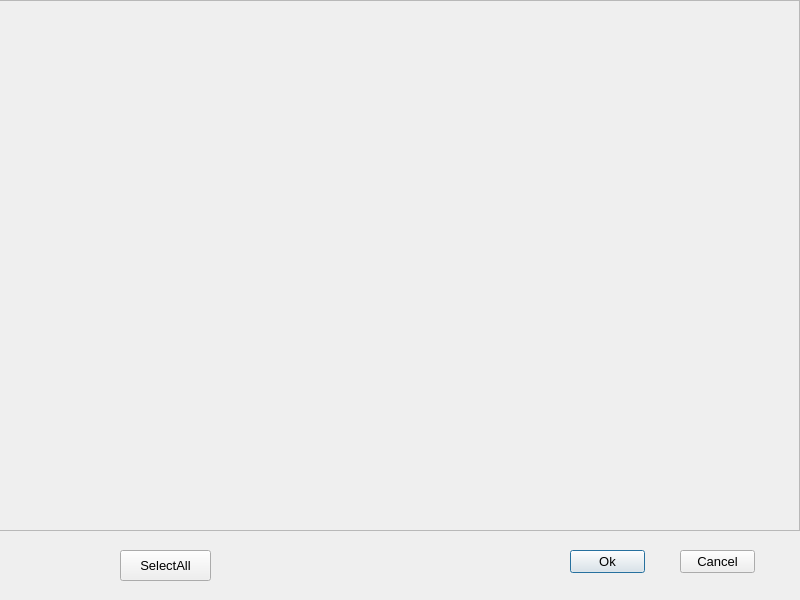
<?xml version="1.0" encoding="UTF-8"?>
<ui version="4.0">
 <class>CPixtureTailor</class>
 <widget class="QDialog" name="CPixtureTailor">
  <property name="geometry">
   <rect>
    <x>0</x>
    <y>0</y>
    <width>800</width>
    <height>600</height>
   </rect>
  </property>
  <property name="minimumSize">
   <size>
    <width>800</width>
    <height>600</height>
   </size>
  </property>
  <property name="maximumSize">
   <size>
    <width>800</width>
    <height>600</height>
   </size>
  </property>
  <property name="windowTitle">
   <string>CPixtureTailor</string>
  </property>
  <widget class="QPushButton" name="pushButton_ok">
   <property name="geometry">
    <rect>
     <x>570</x>
     <y>550</y>
     <width>75</width>
     <height>23</height>
    </rect>
   </property>
   <property name="font">
    <font>
     <pointsize>10</pointsize>
    </font>
   </property>
   <property name="text">
    <string>Ok</string>
   </property>
  </widget>
  <widget class="QPushButton" name="pushButton_cancel">
   <property name="geometry">
    <rect>
     <x>680</x>
     <y>550</y>
     <width>75</width>
     <height>23</height>
    </rect>
   </property>
   <property name="font">
    <font>
     <pointsize>10</pointsize>
    </font>
   </property>
   <property name="text">
    <string>Cancel</string>
   </property>
  </widget>
  <widget class="QPushButton" name="pushButton_select">
   <property name="geometry">
    <rect>
     <x>120</x>
     <y>550</y>
     <width>91</width>
     <height>31</height>
    </rect>
   </property>
   <property name="font">
    <font>
     <pointsize>10</pointsize>
    </font>
   </property>
   <property name="text">
    <string>SelectAll</string>
   </property>
  </widget>
  <widget class="QFrame" name="frame">
   <property name="geometry">
    <rect>
     <x>-1</x>
     <y>0</y>
     <width>801</width>
     <height>531</height>
    </rect>
   </property>
   <property name="frameShape">
    <enum>QFrame::StyledPanel</enum>
   </property>
   <property name="frameShadow">
    <enum>QFrame::Raised</enum>
   </property>
  </widget>
 </widget>
 <layoutdefault spacing="6" margin="11"/>
 <resources/>
 <connections>
  <connection>
   <sender>pushButton_ok</sender>
   <signal>clicked()</signal>
   <receiver>CPixtureTailor</receiver>
   <slot>accept()</slot>
   <hints>
    <hint type="sourcelabel">
     <x>247</x>
     <y>281</y>
    </hint>
    <hint type="destinationlabel">
     <x>199</x>
     <y>149</y>
    </hint>
   </hints>
  </connection>
  <connection>
   <sender>pushButton_cancel</sender>
   <signal>clicked()</signal>
   <receiver>CPixtureTailor</receiver>
   <slot>reject()</slot>
   <hints>
    <hint type="sourcelabel">
     <x>337</x>
     <y>281</y>
    </hint>
    <hint type="destinationlabel">
     <x>199</x>
     <y>149</y>
    </hint>
   </hints>
  </connection>
 </connections>
</ui>
